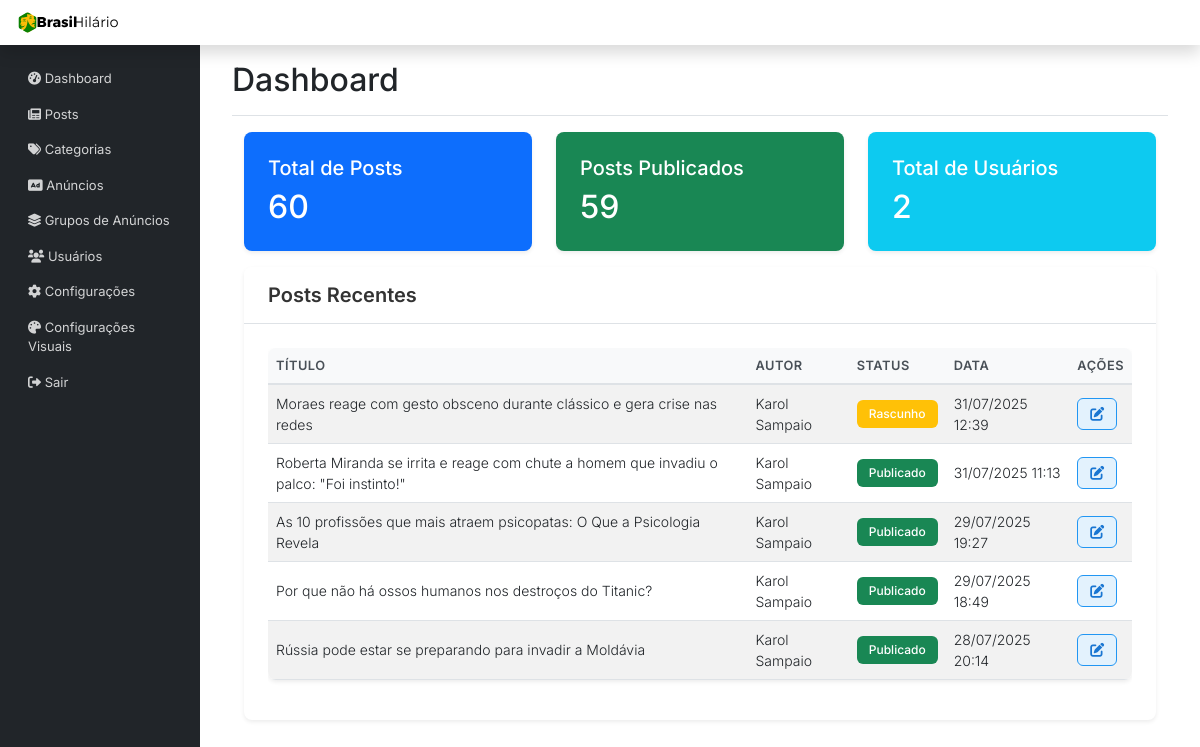
/admin/index.php (signed in), run on an earlier commit of the app's database.
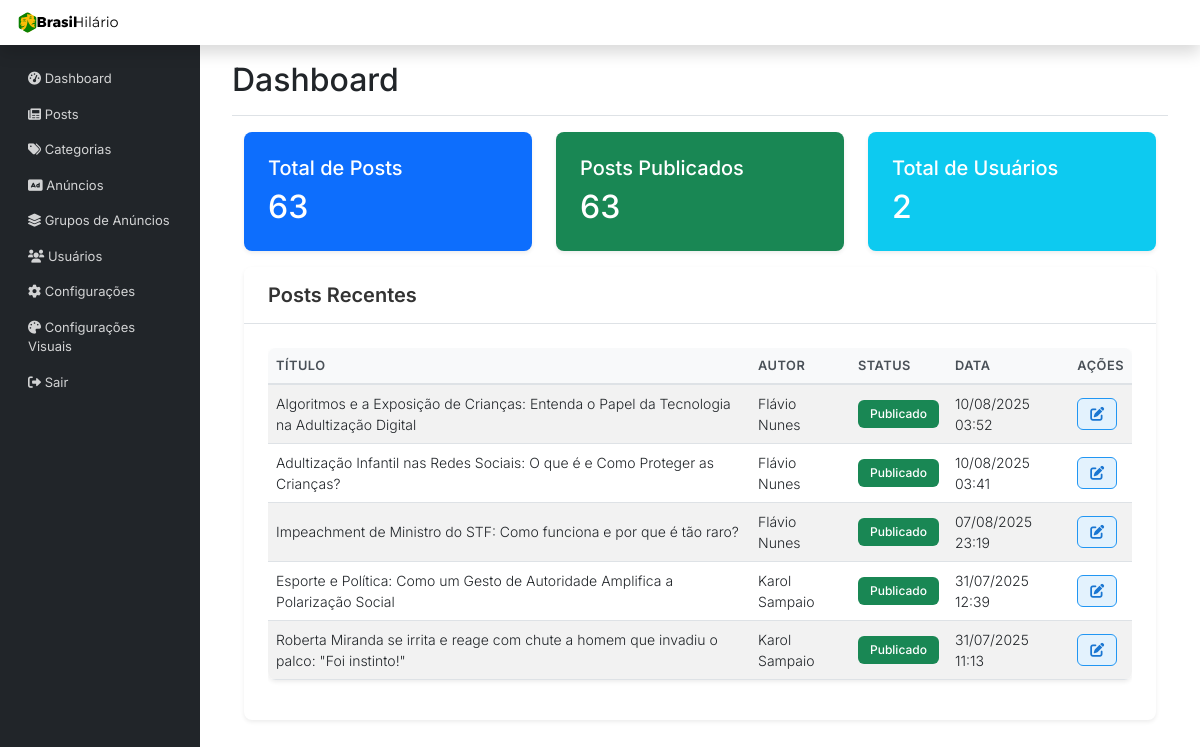
And on a later commit of the database.
### tables this page shows
CREATE TABLE `posts` (
  `id` int(11) NOT NULL,
  `titulo` varchar(255) NOT NULL,
  `resumo` text,
  `slug` varchar(255) NOT NULL,
  `conteudo` longtext NOT NULL,
  `editor_type` enum('tinymce','markdown') NOT NULL DEFAULT 'tinymce',
  `data_publicacao` datetime NOT NULL DEFAULT CURRENT_TIMESTAMP,
  `publicado` tinyint(1) NOT NULL DEFAULT '1',
  `imagem_destacada` varchar(255) DEFAULT NULL,
  `visualizacoes` int(11) NOT NULL DEFAULT '0',
  `categoria_id` int(11) NOT NULL,
  `autor_id` int(11) DEFAULT NULL,
  `criado_em` datetime DEFAULT CURRENT_TIMESTAMP,
  `atualizado_em` datetime DEFAULT CURRENT_TIMESTAMP ON UPDATE CURRENT_TIMESTAMP
);

CREATE TABLE `usuarios` (
  `id` int(11) NOT NULL,
  `nome` varchar(100) DEFAULT NULL,
  `email` varchar(100) DEFAULT NULL,
  `senha` varchar(255) DEFAULT NULL,
  `tipo` enum('admin','editor','autor') NOT NULL DEFAULT 'autor',
  `avatar` varchar(255) DEFAULT NULL,
  `biografia` text,
  `ultimo_login` datetime DEFAULT NULL,
  `status` enum('ativo','inativo','bloqueado') NOT NULL DEFAULT 'ativo',
  `criado_em` datetime DEFAULT CURRENT_TIMESTAMP
);

### admin/index.php (the view, shortened to what this page needs)
<?php
require_once '../includes/db.php';
$total_posts = 0;
$posts_publicados = 0;
$total_usuarios = 0;
$posts_recentes = [];
try {
    $stmt = $pdo->query("SELECT COUNT(*) as total FROM posts");
    $total_posts = $stmt->fetch(PDO::FETCH_ASSOC)['total'];
    $stmt = $pdo->query("SELECT COUNT(*) as total FROM posts WHERE publicado = 1");
    $posts_publicados = $stmt->fetch(PDO::FETCH_ASSOC)['total'];
    $stmt = $pdo->query("SELECT COUNT(*) as total FROM usuarios");
    $total_usuarios = $stmt->fetch(PDO::FETCH_ASSOC)['total'];
    $stmt = $pdo->query("
        SELECT p.id, p.titulo, p.data_publicacao, p.publicado, p.visualizacoes, u.nome as autor
        FROM posts p
        LEFT JOIN usuarios u ON p.autor_id = u.id
        ORDER BY p.data_publicacao DESC
        LIMIT 5
    ");
    $posts_recentes = $stmt->fetchAll(PDO::FETCH_ASSOC);
} catch (Exception $e) {
    error_log("Erro ao obter estatísticas: " . $e->getMessage());
    $error = "Erro ao carregar estatísticas. Por favor, tente novamente mais tarde.";
}
include 'includes/header.php';
?>
<div class="d-flex justify-content-between flex-wrap flex-md-nowrap align-items-center pt-3 pb-2 mb-3 border-bottom">
    <h1 class="h2">Dashboard</h1>
</div>
            <div class="row">
                <div class="col-md-4 mb-4">
                    <div class="card bg-primary text-white">
                        <div class="card-body">
                            <h5 class="card-title">Total de Posts</h5>
                            <h2 class="card-text"><?php echo $total_posts; ?></h2>
                        </div>
                    </div>
                </div>
                <div class="col-md-4 mb-4">
                    <div class="card bg-success text-white">
                        <div class="card-body">
                            <h5 class="card-title">Posts Publicados</h5>
                            <h2 class="card-text"><?php echo $posts_publicados; ?></h2>
                        </div>
                    </div>
                </div>
                <div class="col-md-4 mb-4">
                    <div class="card bg-info text-white">
                        <div class="card-body">
                            <h5 class="card-title">Total de Usuários</h5>
                            <h2 class="card-text"><?php echo $total_usuarios; ?></h2>
                        </div>
                    </div>
                </div>
            </div>
            <div class="row">
                <div class="col-md-12">
                    <div class="card">
                        <div class="card-header">
                            <h5 class="card-title mb-0">Posts Recentes</h5>
                        </div>
                        <div class="card-body">
                            <div class="table-responsive">
                                <table class="table table-striped">
                                    <thead>
                                        <tr>
                                            <th>Título</th>
                                            <th>Autor</th>
                                            <th>Status</th>
                                            <th>Data</th>
                                            <th>Ações</th>
                                        </tr>
                                    </thead>
                                    <tbody>
                                        <?php foreach ($posts_recentes as $post): ?>
                                        <tr>
                                            <td><?php echo htmlspecialchars($post['titulo'] ?? ''); ?></td>
                                            <td><?php echo htmlspecialchars($post['autor'] ?? 'Sem autor'); ?></td>
                                            <td>
                                                <span class="badge bg-<?php echo ($post['publicado'] ?? 0) ? 'success' : 'warning'; ?>">
                                                    <?php echo ($post['publicado'] ?? 0) ? 'Publicado' : 'Rascunho'; ?>
                                                </span>
                                            </td>
                                            <td><?php echo date('d/m/Y H:i', strtotime($post['data_publicacao'] ?? 'now')); ?></td>
                                            <td>
                                                <a href="editar-post.php?id=<?php echo $post['id']; ?>" class="btn btn-sm btn-primary">
                                                    <i class="fas fa-edit"></i>
                                                </a>
                                            </td>
                                        </tr>
                                        <?php endforeach; ?>
                                    </tbody>
                                </table>
                            </div>
                        </div>
                    </div>
                </div>
            </div>
<?php include 'includes/footer.php'; ?>

What changed in the data, as far as the page shows it:
no longer on this page (row edited): posts: titulo "As 10 profissões que mais atraem psicopatas: O Que a Psicologia Revela", autor.nome "Karol Sampaio", publicado "Publicado", data_publicacao "29/07/2025 19:27"
no longer on this page (row edited): posts: titulo "Por que não há ossos humanos nos destroços do Titanic?", autor.nome "Karol Sampaio", publicado "Publicado", data_publicacao "29/07/2025 18:49"
no longer on this page (row edited): posts: titulo "Rússia pode estar se preparando para invadir a Moldávia", autor.nome "Karol Sampaio", publicado "Publicado", data_publicacao "28/07/2025 20:14"
added posts: titulo "Algoritmos e a Exposição de Crianças: Entenda o Papel da Tecnologia na Adultização Digital", autor.nome "Flávio Nunes", publicado "Publicado", data_publicacao "10/08/2025 03:52"
added posts: titulo "Adultização Infantil nas Redes Sociais: O que é e Como Proteger as Crianças?", autor.nome "Flávio Nunes", publicado "Publicado", data_publicacao "10/08/2025 03:41"
added posts: titulo "Impeachment de Ministro do STF: Como funciona e por que é tão raro?", autor.nome "Flávio Nunes", publicado "Publicado", data_publicacao "07/08/2025 23:19"
changed posts: titulo "Moraes reage com gesto obsceno durante clássico e gera crise nas redes" → "Esporte e Política: Como um Gesto de Autoridade Amplifica a Polarização Social"; publicado "Rascunho" → "Publicado"
Also different on the page:
$total_posts: "60" → "63"
$posts_publicados: "59" → "63"
